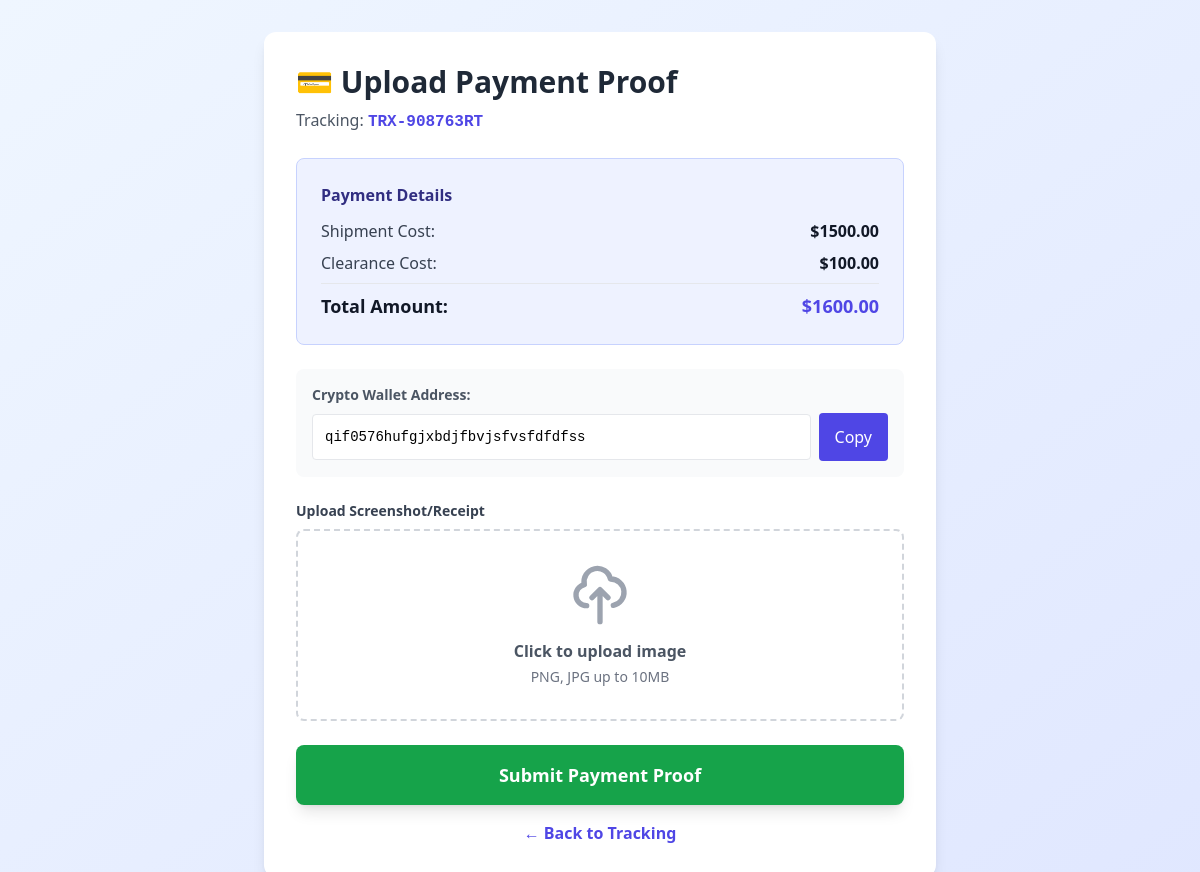
/upload-proof/TRX-908763RT/, run on the app's committed database.
### tracker/models.py (models this page shows, shortened)
class Shipment(models.Model):
    STATUS_CHOICES = [
        ('pending', 'Pending'),
        ('picked', 'Picked by Courier'),
        ('on_hold', 'On Hold'),
        ('on_way', 'On the Way'),
        ('custom_hold', 'Custom Hold'),
        ('delivered', 'Delivered'),
    ]
    PAYMENT_STATUS = [
        ('not_required', 'Not Required'),
        ('awaiting_payment', 'Awaiting Payment'),
        ('paid', 'Paid'),
    ]
    PAYMENT_METHOD = [
        ('bitcoin', 'Bitcoin'),
        ('usdt', 'USDT (Tether)'),
    ]
    tracking_number = models.CharField(max_length=100, unique=True)
    sender_name = models.CharField(max_length=150)
    sender_address = models.TextField()
    sender_email = models.EmailField()
    sender_phone = models.CharField(max_length=20)
    receiver_name = models.CharField(max_length=150)
    receiver_address = models.TextField()
    receiver_email = models.EmailField()
    receiver_phone = models.CharField(max_length=20)
    origin = models.CharField(max_length=150)
    destination = models.CharField(max_length=150)
    current_location = models.CharField(max_length=150)
    status = models.CharField(max_length=50, choices=STATUS_CHOICES, default='pending')
    remarks = models.TextField(blank=True, null=True)
    parcel_description = models.TextField(blank=True, null=True)
    parcel_weight = models.DecimalField(max_digits=10, decimal_places=2, default=0)
    parcel_image = models.ImageField(upload_to='parcel_images/', blank=True, null=True)
    require_payment = models.BooleanField(default=False)
    show_payment_info = models.BooleanField(default=True)  # New field to show/hide payment info
    payment_method = models.CharField(max_length=20, choices=PAYMENT_METHOD, default='bitcoin')
    shipment_cost = models.DecimalField(max_digits=10, decimal_places=2, default=0)
    clearance_cost = models.DecimalField(max_digits=10, decimal_places=2, default=0)
    total_cost = models.DecimalField(max_digits=10, decimal_places=2, default=0)
    crypto_wallet = models.CharField(max_length=255, blank=True, null=True)
    payment_status = models.CharField(max_length=20, choices=PAYMENT_STATUS, default='not_required')
    date_created = models.DateTimeField(auto_now_add=True)
    last_updated = models.DateTimeField(auto_now=True)
    estimated_delivery = models.DateField(blank=True, null=True)

### tracker/views.py (the view, shortened to what this page needs)
# urls.py: path('upload-proof/<str:tracking_number>/', views.upload_payment_proof, name='upload_proof'),
def upload_payment_proof(request, tracking_number):
    shipment = get_object_or_404(Shipment, tracking_number=tracking_number)
    return render(request, 'tracker/upload_payment.html', {'shipment': shipment})

### tracker/context_processors.py (called while the page is built, shortened)
def site_settings(request):
    return {
        'site_settings': SiteSettings.load()
    }

def admin_context(request):
    return {}

### tracker/models.py (called while the page is built)
    @classmethod
    def load(cls):
        try:
            return cls.objects.get()
        except cls.DoesNotExist:
            return cls.objects.create()

### tracker/templates/tracker/upload_payment.html (shortened to what this page needs)
<!DOCTYPE html>
<html lang="en">
<head>
    <script src="https://cdn.tailwindcss.com"></script>
</head>
<body class="bg-gradient-to-br from-blue-50 to-indigo-100 min-h-screen py-8 px-4">
    <div class="max-w-2xl mx-auto">
        <div class="bg-white rounded-xl shadow-lg p-8">
            <h1 class="text-3xl font-bold text-gray-800 mb-2">💳 Upload Payment Proof</h1>
            <p class="text-gray-600 mb-6">Tracking: <span class="font-mono font-bold text-indigo-600">{{ shipment.tracking_number }}</span></p>
            <div class="bg-indigo-50 border border-indigo-200 rounded-lg p-6 mb-6">
                <h2 class="font-bold text-indigo-900 mb-3">Payment Details</h2>
                <div class="space-y-2">
                    <div class="flex justify-between">
                        <span class="text-gray-700">Shipment Cost:</span>
                        <span class="font-bold text-gray-900">${{ shipment.shipment_cost }}</span>
                    </div>
                    <div class="flex justify-between">
                        <span class="text-gray-700">Clearance Cost:</span>
                        <span class="font-bold text-gray-900">${{ shipment.clearance_cost }}</span>
                    </div>
                    <hr class="my-2">
                    <div class="flex justify-between text-lg">
                        <span class="font-bold text-gray-900">Total Amount:</span>
                        <span class="font-bold text-indigo-600">${{ shipment.total_cost }}</span>
                    </div>
                </div>
            </div>
            <div class="bg-gray-50 p-4 rounded-lg mb-6">
                <p class="text-sm text-gray-600 mb-2 font-semibold">Crypto Wallet Address:</p>
                <div class="flex items-center gap-2">
                    <input type="text" value="{{ shipment.crypto_wallet }}" readonly class="flex-1 font-mono text-sm bg-white p-3 rounded border" id="walletAddress">
                    <button onclick="copyWallet()" class="bg-indigo-600 hover:bg-indigo-700 text-white px-4 py-3 rounded transition">
                        Copy
                    </button>
                </div>
            </div>
            <form method="POST" enctype="multipart/form-data" class="space-y-6">
                <div>
                    <label class="block text-sm font-semibold text-gray-700 mb-2">Upload Screenshot/Receipt</label>
                    <div class="border-2 border-dashed border-gray-300 rounded-lg p-8 text-center hover:border-indigo-400 transition">
                        <label for="fileInput" class="cursor-pointer">
                            <svg class="w-16 h-16 mx-auto text-gray-400 mb-3" fill="none" stroke="currentColor" viewBox="0 0 24 24"><path stroke-linecap="round" stroke-linejoin="round" stroke-width="2" d="M7 16a4 4 0 01-.88-7.903A5 5 0 1115.9 6L16 6a5 5 0 011 9.9M15 13l-3-3m0 0l-3 3m3-3v12"/></svg>
                            <p class="text-gray-600 font-semibold">Click to upload image</p>
                            <p class="text-sm text-gray-500 mt-1">PNG, JPG up to 10MB</p>
                        </label>
                    </div>
                </div>
                <button type="submit" class="w-full bg-green-600 hover:bg-green-700 text-white py-4 rounded-lg font-bold text-lg transition shadow-lg">
                    Submit Payment Proof
                </button>
            </form>
            <a href="/track/?tracking_number={{ shipment.tracking_number }}" class="block text-center text-indigo-600 hover:text-indigo-800 mt-4 font-semibold">
                ← Back to Tracking
            </a>
        </div>
    </div>
</body>
</html>

### data on the page
Shipment: tracking_number "TRX-908763RT", shipment_cost "1500.00", clearance_cost "100.00", total_cost "1600.00", crypto_wallet "qif0576hufgjxbdjfbvjsfvsfdfdfss"
